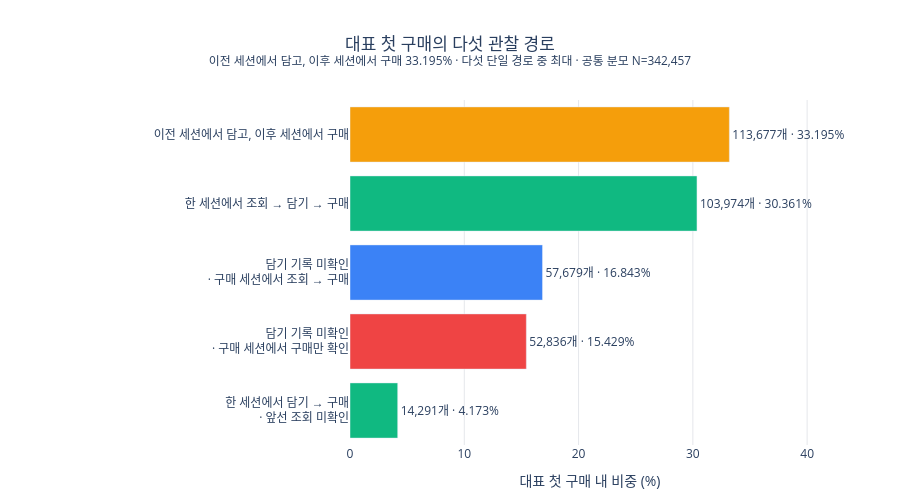

Here is the notebook cell this chart was saved with:
### Code cell
path_colors = dict(zip(paths['경로'], [
    COLORS['purchase'], COLORS['purchase'], COLORS['cart'], COLORS['view'], COLORS['attention']
]))
chart_labels = paths_display['구매_경로'].str.replace(' · ', '<br>· ', regex=False)
fig = go.Figure(go.Bar(
    x=paths_display['대표 첫 구매 내 비중 (%)'], y=chart_labels, orientation='h',
    marker_color=paths_display['경로'].map(path_colors),
    text=[f"{n:,}개 · {p:.3f}%" for n, p in zip(paths_display['조합 수'], paths_display['대표 첫 구매 내 비중 (%)'])],
    textposition='outside', cliponaxis=False,
    hovertemplate='%{y}<br>%{text}<extra></extra>',
))
fig.update_layout(
    title=dict(text=f'대표 첫 구매의 다섯 관찰 경로<br><sup>이전 세션에서 담고, 이후 세션에서 구매 {prior_session_cart_n / representative * 100:.3f}% · 다섯 단일 경로 중 최대 · 공통 분모 N={representative:,}</sup>', x=0.5),
    xaxis=dict(title='대표 첫 구매 내 비중 (%)', range=[0, 42], gridcolor='#E5E7EB'),
    yaxis=dict(autorange='reversed'), paper_bgcolor='white', plot_bgcolor='white',
    height=500, margin=dict(l=350, r=70, t=100, b=55),
)
fig.show()

### Figure 1 — Plotly figure (JSON) as saved in the notebook; plotly's stock layout.template omitted (floating-point values rounded to 4 significant figures)
{"data": [{"cliponaxis": false, "hovertemplate": "%{y}<br>%{text}<extra></extra>", "marker": {"color": ["#F59E0B", "#10B981", "#3B82F6", "#EF4444", "#10B981"]}, "orientation": "h", "text": ["113,677개 · 33.195%", "103,974개 · 30.361%", "57,679개 · 16.843%", "52,836개 · 15.429%", "14,291개 · 4.173%"], "textposition": "outside", "type": "bar", "x": [33.19, 30.36, 16.84, 15.43, 4.173], "y": ["이전 세션에서 담고, 이후 세션에서 구매", "한 세션에서 조회 → 담기 → 구매", "담기 기록 미확인<br>· 구매 세션에서 조회 → 구매", "담기 기록 미확인<br>· 구매 세션에서 구매만 확인", "한 세션에서 담기 → 구매<br>· 앞선 조회 미확인"]}], "layout": {"height": 500, "margin": {"b": 55, "l": 350, "r": 70, "t": 100}, "paper_bgcolor": "white", "plot_bgcolor": "white", "title": {"text": "대표 첫 구매의 다섯 관찰 경로<br><sup>이전 세션에서 담고, 이후 세션에서 구매 33.195% · 다섯 단일 경로 중 최대 · 공통 분모 N=342,457</sup>", "x": 0.5}, "xaxis": {"gridcolor": "#E5E7EB", "range": [0, 42], "title": {"text": "대표 첫 구매 내 비중 (%)"}}, "yaxis": {"autorange": "reversed"}}}
